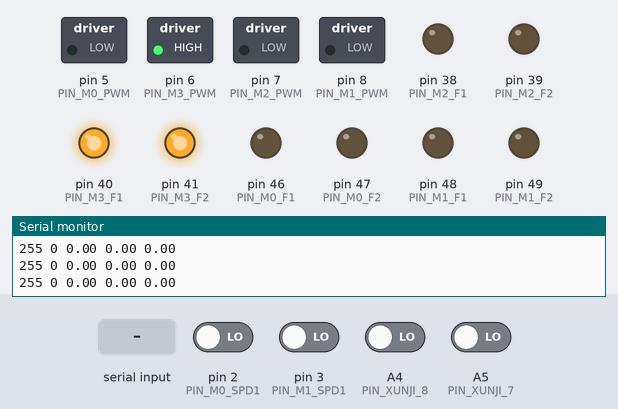
Simulated run of this sketch. Board: Teensy 4. On the bench: switched loads named in the sketch (green lamp = pin HIGH), output pins drawn as LEDs (lit = HIGH), the last lines printed to the serial monitor. The test bench sets the inputs (shaded band); at power-on: A4 (PIN_XUNJI_8), A5 (PIN_XUNJI_7), pin 2 (PIN_M0_SPD1), pin 3 (PIN_M1_SPD1) LOW.

Above: at 1.2 s.
1.3 s: "90,45,200\n" received over Serial
At 2.2 s:
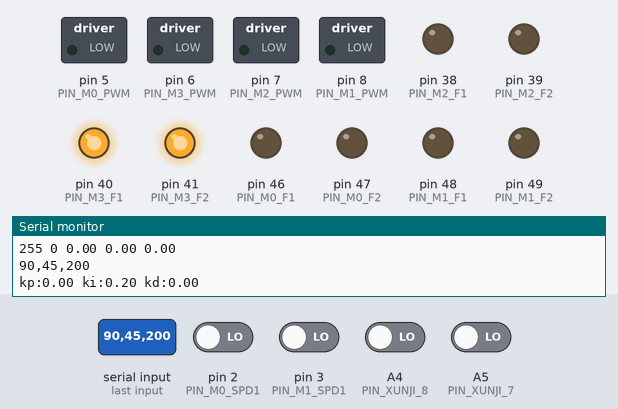
4.3 s: "90,45\n" received over Serial
At 5.7 s:
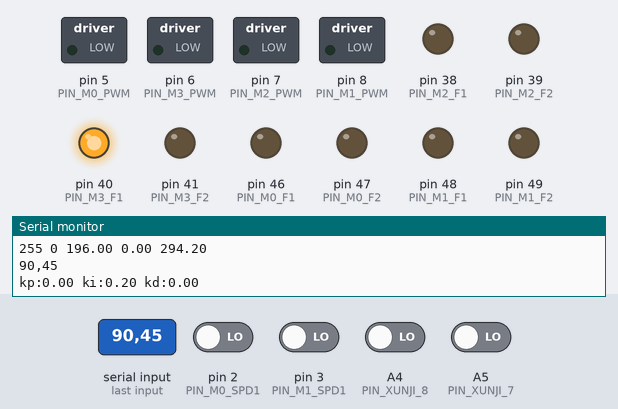
8.8 s: "30,150\n" received over Serial
At 12.0 s:
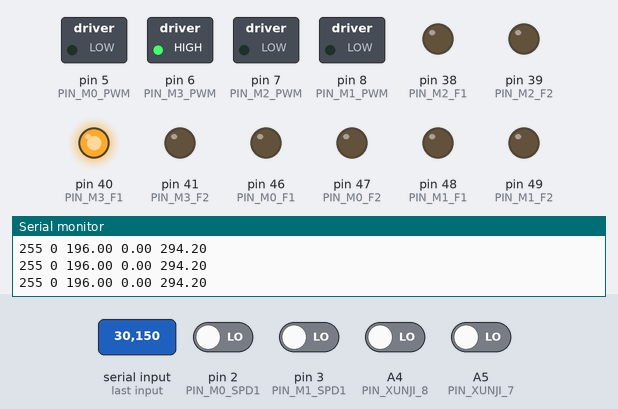
Timing chart, 0 to 12.8 s (numbered marks = the images above; inputs shaded):
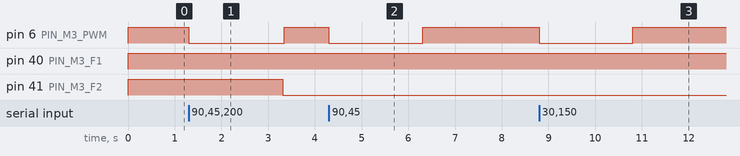

Measured:
- after the input at 1.3 s, pin 6 (PIN_M3_PWM): HIGH → LOW at once, → HIGH 2.0 s later; pin 41 (PIN_M3_F2): HIGH → LOW after 2.0 s
- after the input at 4.3 s, pin 6 (PIN_M3_PWM): HIGH → LOW at once, → HIGH 2.0 s later
- after the input at 8.8 s, pin 6 (PIN_M3_PWM): HIGH → LOW at once, → HIGH 2.0 s later

The sketch:

T03.ino
```cpp
/*
物流配送小车

主板：mega2560
电机驱动板：使用PWM输出

如何区分

*/

#include "PIDMoter.h"
#include "config.h"

PIDMoter _PIDMoter[4];

void setup() {
  Serial.begin(115200);

  _PIDMoter[0].init(-1, PIN_M0_PWM, PIN_M0_F1, PIN_M0_F2, PIN_M0_SPD1,
                    PIN_M0_SPD2);
  _PIDMoter[1].init(1, PIN_M1_PWM, PIN_M1_F1, PIN_M1_F2, PIN_M1_SPD1,
                    PIN_M1_SPD2);
  _PIDMoter[2].init(-1, PIN_M2_PWM, PIN_M2_F1, PIN_M2_F2, PIN_M2_SPD1,
                    PIN_M2_SPD2);
  _PIDMoter[3].init(1, PIN_M3_PWM, PIN_M3_F1, PIN_M3_F2, PIN_M3_SPD1,
                    PIN_M3_SPD2);

  // 使用外部中断计数
  attachInterrupt(digitalPinToInterrupt(PIN_M0_SPD1), ReadM0Speed, CHANGE);
  attachInterrupt(digitalPinToInterrupt(PIN_M1_SPD1), ReadM1Speed, CHANGE);
  attachInterrupt(digitalPinToInterrupt(PIN_M2_SPD1), ReadM2Speed, CHANGE);
  attachInterrupt(digitalPinToInterrupt(PIN_M3_SPD1), ReadM3Speed, CHANGE);
}

String inputString = "";      // a String to hold incoming data
bool stringComplete = false;  // whether the string is complete

String msg = "";
float kp = 0;
float ki = 0.2;
float kd = 0;

void loop() {

  if (stringComplete) {
    Serial.println(inputString);
    switch (inputString.charAt(0)) {
      case 'p':
        kp = inputString.substring(1).toFloat();
        break;
      case 'i':
        ki = inputString.substring(1).toFloat();
        break;
      case 'd':
        kd = inputString.substring(1).toFloat();
        break;
    }
    msg = "kp:" + String(kp) + " ki:" + String(ki) + " kd:" + String(kd);
    Serial.println(msg);
    // clear the string:
    inputString = "";
    stringComplete = false;

    analogWrite(PIN_M3_PWM, 0);
    delay(2000);

    _PIDMoter[3].setPID(kp, ki, kd);
    _PIDMoter[3].setMotor(70);

  }

  _PIDMoter[3].PIDControl();
}

void serialEvent() {
  while (Serial.available()) {
    // get the new byte:
    char inChar = (char)Serial.read();
    // add it to the inputString:
    inputString += inChar;
    // if the incoming character is a newline, set a flag so the main loop
    // can do something about it:
    if (inChar == '\n') {
      stringComplete = true;
    }
    yield();
  }
}

static void ReadM0Speed() {
  _PIDMoter[0].ReadSpeed();
}

static void ReadM1Speed() {
  _PIDMoter[1].ReadSpeed();
}

static void ReadM2Speed() {
  _PIDMoter[2].ReadSpeed();
}

static void ReadM3Speed() {
  _PIDMoter[3].ReadSpeed();
}
```

PIDMoter.cpp
```cpp
#include "PIDMoter.h"

void PIDMoter::init(int8_t offset, int8_t pinPWM, int8_t pinInA, int8_t pinInB,
                    int8_t pinSpd1, int8_t pinSpd2) {
    this->_offset = offset;
    this->_pinPWM = pinPWM;
    this->_pinInA = pinInA;
    this->_pinInB = pinInB;
    this->_pinSpd1 = pinSpd1;
    this->_pinSpd2 = pinSpd2;

    //测速
    pinMode(pinSpd1, INPUT);
    pinMode(pinSpd2, INPUT);

    //速度输出
    pinMode(pinPWM, OUTPUT);
    pinMode(pinInA, OUTPUT);
    pinMode(pinInB, OUTPUT);
}

void PIDMoter::setPID(float kp, float ki, float kd) {
    this->_kp = kp;
    this->_ki = ki;
    this->_kd = kd;
}

// 驱动单个电机 -- mNum: 1~4电机号 mspeed:速度 -100~100
void PIDMoter::setMotor(int mspeed) {
    int speed = _offset * mspeed;

    // 使用分辨率11的电机：
    // 250rpm：减速比30，转一圈计数11*30*2=660，每分钟计数660*250=165000次，每100毫秒165000/600=275次
    // 140rpm：减速比56，转一圈计数11*56*2=1232，每分钟计数1232*140=172480次，每100毫秒172480/600=287.5次
    // 85rpm:减速比90，转一圈计数11*90*2=1980，每分钟计数1980*85=16830次，每100毫秒16830/600=280.5次
    // 即：无论使用哪种电机，基本都是280次/100ms

    _count100msTar = 2.8 * speed;
}

void PIDMoter::PIDControl() {

    unsigned long t1 = micros();
    unsigned long dt = t1 - _sampleTime;
    if (dt > 100000) {
        // 超过100ms，作废
        _count100ms = -1;
        _count = 0;
        _sampleTime = micros();
        return;
    } else if (dt < 5000) {
        // 小于15ms，跳过PID处理
        return;
    } else {
        _count100ms = _count; // 速度大小（含方向）
        _count = 0;
        _sampleTime = micros();

        // 换算成100ms的计数
        _count100ms = _count100ms * 100000 / dt;
    }

    // PID 计算
    float bias = _count100msTar - _count100ms;
    _bias[2] = _bias[1];        // 上次误差-上上次误差
    _bias[1] = bias - _bias[0]; // 本次误差-上次误差
    _bias[0] = bias;            // 本次误差

    // 增量式PID
    float pid =
        _kp * _bias[1] + _ki * _bias[0]; // + _kd * (_bias[1] - _bias[2]);
    _pwm += pid;

    Serial.print(255);
    Serial.print(" ");
    Serial.print(0);
    Serial.print(" ");
    Serial.print(_count100msTar);
    Serial.print(" ");
    Serial.print(_count100ms);
    Serial.print(" ");
    Serial.println(_pwm);

    _pwm = _pwm > 255 ? 255 : _pwm;
    _pwm = _pwm < -255 ? -255 : _pwm;

    // 输出
    if (_pwm > 0) {
        // 前进
        digitalWrite(_pinInA, HIGH);
        digitalWrite(_pinInB, LOW);
    } else if (_pwm < 0) {
        // 后退
        digitalWrite(_pinInA, LOW);
        digitalWrite(_pinInB, HIGH);
    } else {
        // 刹车
        digitalWrite(_pinInA, HIGH);
        digitalWrite(_pinInB, HIGH);
        analogWrite(_pinPWM, 255);
        return;
    }

    // pwm 过小时电机不会转，长时间会烧毁，因此不给电
    int ppwm = abs(_pwm);
    if (ppwm < 45) {
        ppwm = 0;
    }

    analogWrite(_pinPWM, ppwm);
}

void PIDMoter::ReadSpeed() {

    if (digitalRead(_pinSpd1) == HIGH) {
        if (digitalRead(_pinSpd2) == LOW) {
            _count++;
        } else {
            _count--;
        }
    } else {
        if (digitalRead(_pinSpd2) == LOW) {
            _count--;
        } else {
            _count++;
        }
    }
}
```

PIDMoter.h
```cpp
#include "config.h"

/*
    控制电机转速(增量式PID)
*/

#ifndef PIDMoter_H
#define PIDMoter_H

class PIDMoter {

private:
  float _pwm = 0;  // 电机的PWM值
  // PID:本次误差,本次误差-上次误差,上次误差-上上次误差
  float _bias[3] = { 0, 0, 0 };
  float _kp = 1;             // PID:KP
  float _ki = 0.02;             // PID:KI
  float _kd = 0;             // PID:KD
  float _count100msTar = 0;  // 电机的目标转速——换算成每100ms计数
  float _count100ms = 0;     // 电机的实际转速——换算成每100ms的计数

  unsigned long _sampleTime = 0;  // 距离上次采样的微秒数


  /** 电机是否反向 1：正向 -1：反向**/
  int8_t _offset = 1;

  // _PIN_PWM=0: 滑行到停止 1~255：转速（太小会不转）
  int8_t _pinPWM;  // 电机的PWM引脚
  // (_inA,_inB)=(0,0) or (1,1):制动； (0,1)：正转；(1,0)：反转
  int8_t _pinInA;  // 电机的功能1引脚
  int8_t _pinInB;  // 电机的功能2引脚

  int8_t _pinSpd1;  // 电机的测速1引脚
  int8_t _pinSpd2;  // 电机的测速2引脚

public:
  int _count = 0;  // 电机的转速计数

  void init(int8_t offset, int8_t pinPWM, int8_t pinInA, int8_t pinInB, int8_t pinSpd1, int8_t pinSpd2);
  void setMotor(int mspeed);
  void setPID(float kp, float ki, float kd);
  void ReadSpeed();
  void PIDControl();  // 如需PID控制，每20ms调用次函数
};

#endif
```

config.h
```cpp
/*
坏引脚：25

*/

#include <Arduino.h>


#define interrupts() sei()
#define noInterrupts() cli()

// OLED显示及其引脚定义
#define OLED_SCREEN_WIDTH 128   // oled屏幕宽度
#define OLED_SCREEN_HEIGHT 64   // oled屏幕高度
// IIC
#define SCREEN_ADDRESS 0x3C
#define OLED_RESET     -1
// SPI
// #define PIN_OLED_MOSI  51   // 输出       接D1
// #define PIN_OLED_CLK   52   // 时钟       接D0
// #define PIN_OLED_DC    48   // 控制/显示  接DC
// #define PIN_OLED_CS    53   // 片选       接DCS
// #define PIN_OLED_RESET 49   // 复位       接RES

#define PIN_MODE_TEST 24   // 测试模式引脚（1：测试 0：正式)
// 测试模式下，抓取动作不执行
// 正式模式下，OLED不显示


#define PIN_DISP_FUN1 26   // 显示工作状态：排空
#define PIN_DISP_FUN2 27   // 显示工作状态：装货
#define PIN_DISP_FUN3 28   // 显示工作状态：起点
#define PIN_DISP_FUN4 29   // 显示工作状态：中间1
#define PIN_DISP_FUN5 45   // 显示工作状态：中间2
#define PIN_DISP_FUN6 44   // 显示工作状态：中间3
#define PIN_DISP_FUN7 43   // 显示工作状态：遥控
#define PIN_DISP_FUN8 42   // 显示工作状态：测试

// 旋转编码开关
#define PIN_CODE_CLK 34   // 时钟
#define PIN_CODE_D 35     // 数字输入
#define PIN_CODE_SW 36    // 开关

// 巡迹模块引脚
#define PIN_XUNJI_1 A0
#define PIN_XUNJI_2 A1
#define PIN_XUNJI_3 A2
#define PIN_XUNJI_4 A3

#define PIN_XUNJI_5 A7
#define PIN_XUNJI_6 A6
#define PIN_XUNJI_7 A5
#define PIN_XUNJI_8 A4

#define PIN_XUNJI_9 A8
#define PIN_XUNJI_10 A14
#define PIN_XUNJI_11 A13
#define PIN_XUNJI_12 A12

// 光敏电阻引脚
#define PIN_GUANGMIN_1 A11  // 白
#define PIN_GUANGMIN_2 A15  // 黄
#define PIN_GUANGMIN_3 A8   // 辨色

// 微动开关
#define PIN_WEIDONG_1 32
#define PIN_WEIDONG_2 31
#define PIN_WEIDONG_3 30

// 舵机引脚
#define PIN_SERVO_1 13      // 抓斗左
#define PIN_SERVO_2 10       // 抓斗右
#define PIN_SERVO_3 9      // 分类
#define PIN_SERVO_4 12      // 装填左
#define PIN_SERVO_5 11      // 状态右

// 编码电机0
#define PIN_M0_SPD1 2   // 蓝 接电机信号线1 必须接外部中断
#define PIN_M0_SPD2 14  // 紫 接电机信号线2
#define PIN_M0_PWM 5    // 接电机驱动，控制速度
#define PIN_M0_F1 46    // 接电机驱动，方向1
#define PIN_M0_F2 47    // 接电机驱动，方向2

// 编码电机1
#define PIN_M1_SPD1 3   // 蓝 接电机信号线1 必须接外部中断
#define PIN_M1_SPD2 15  // 紫 接电机信号线2
#define PIN_M1_PWM 8    // 接电机驱动，控制速度
#define PIN_M1_F1 48   // 接电机驱动，方向1
#define PIN_M1_F2 49    // 接电机驱动，方向2

// 编码电机2
#define PIN_M2_SPD1 18  // 蓝 接电机信号线1 必须接外部中断
#define PIN_M2_SPD2 16  // 紫 接电机信号线2
#define PIN_M2_PWM 7    // 接电机驱动，控制速度
#define PIN_M2_F1 38    // 接电机驱动，方向1
#define PIN_M2_F2 39    // 接电机驱动，方向2

// 编码电机3
#define PIN_M3_SPD1 19  // 蓝 接电机信号线1 必须接外部中断
#define PIN_M3_SPD2 17  // 紫 接电机信号线2
#define PIN_M3_PWM 6    // 接电机驱动，控制速度
#define PIN_M3_F1 40    // 接电机驱动，方向1
#define PIN_M3_F2 41    // 接电机驱动，方向2

// 风扇
#define PIN_FAN_1 51    // 风扇1
#define PIN_FAN_2 50   // 风扇2

#define VEHICLE_SHEELBASE  27     // 轴距(cm)
#define VEHICLE_TREAD      26     // 轮距(cm)
```
